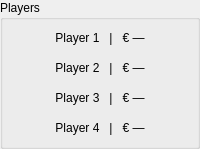
       <widget class="QGroupBox" name="playersPanel">
        <property name="title">
         <string>Players</string>
        </property>
        <layout class="QVBoxLayout" name="playersLayout">
         <property name="spacing">
          <number>16</number>
         </property>
         <item>
          <widget class="QLabel" name="player1">
           <property name="text">
            <string>Player 1   |   € —</string>
           </property>
           <property name="alignment">
            <set>Qt::AlignmentFlag::AlignCenter</set>
           </property>
           <property name="wordWrap">
            <bool>true</bool>
           </property>
          </widget>
         </item>
         <item>
          <widget class="QLabel" name="player2">
           <property name="text">
            <string>Player 2   |   € —</string>
           </property>
           <property name="alignment">
            <set>Qt::AlignmentFlag::AlignCenter</set>
           </property>
           <property name="wordWrap">
            <bool>true</bool>
           </property>
          </widget>
         </item>
         <item>
          <widget class="QLabel" name="player3">
           <property name="text">
            <string>Player 3   |   € —</string>
           </property>
           <property name="alignment">
            <set>Qt::AlignmentFlag::AlignCenter</set>
           </property>
           <property name="wordWrap">
            <bool>true</bool>
           </property>
          </widget>
         </item>
         <item>
          <widget class="QLabel" name="player4">
           <property name="text">
            <string>Player 4   |   € —</string>
           </property>
           <property name="alignment">
            <set>Qt::AlignmentFlag::AlignCenter</set>
           </property>
           <property name="wordWrap">
            <bool>true</bool>
           </property>
          </widget>
         </item>
        </layout>
       </widget>
